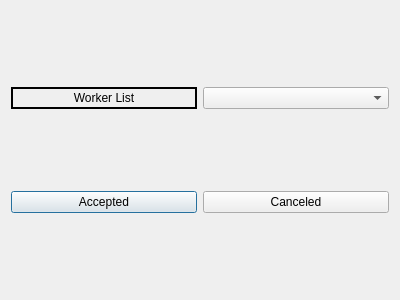
<?xml version="1.0" encoding="UTF-8"?>
<ui version="4.0">
 <class>ShiftRemovalDialog</class>
 <widget class="QDialog" name="ShiftRemovalDialog">
  <property name="geometry">
   <rect>
    <x>0</x>
    <y>0</y>
    <width>400</width>
    <height>300</height>
   </rect>
  </property>
  <property name="windowTitle">
   <string>ShiftRemovalDialog</string>
  </property>
  <layout class="QGridLayout" name="gridLayout">
   <item row="0" column="2">
    <widget class="QComboBox" name="WorkerListsComboBox"/>
   </item>
   <item row="0" column="1">
    <widget class="QLabel" name="WorkerListsLabel">
     <property name="frameShape">
      <enum>QFrame::Box</enum>
     </property>
     <property name="lineWidth">
      <number>2</number>
     </property>
     <property name="text">
      <string>Worker List</string>
     </property>
     <property name="alignment">
      <set>Qt::AlignCenter</set>
     </property>
    </widget>
   </item>
   <item row="1" column="1">
    <widget class="QPushButton" name="AcceptedButton">
     <property name="text">
      <string>Accepted</string>
     </property>
    </widget>
   </item>
   <item row="1" column="2">
    <widget class="QPushButton" name="CanceledButton">
     <property name="text">
      <string>Canceled</string>
     </property>
    </widget>
   </item>
  </layout>
 </widget>
 <resources/>
 <connections>
  <connection>
   <sender>AcceptedButton</sender>
   <signal>clicked()</signal>
   <receiver>ShiftRemovalDialog</receiver>
   <slot>updateWizardData()</slot>
   <hints>
    <hint type="sourcelabel">
     <x>101</x>
     <y>204</y>
    </hint>
    <hint type="destinationlabel">
     <x>199</x>
     <y>149</y>
    </hint>
   </hints>
  </connection>
  <connection>
   <sender>CanceledButton</sender>
   <signal>clicked()</signal>
   <receiver>ShiftRemovalDialog</receiver>
   <slot>close()</slot>
   <hints>
    <hint type="sourcelabel">
     <x>298</x>
     <y>204</y>
    </hint>
    <hint type="destinationlabel">
     <x>199</x>
     <y>149</y>
    </hint>
   </hints>
  </connection>
  <connection>
   <sender>AcceptedButton</sender>
   <signal>clicked()</signal>
   <receiver>ShiftRemovalDialog</receiver>
   <slot>accept()</slot>
   <hints>
    <hint type="sourcelabel">
     <x>101</x>
     <y>204</y>
    </hint>
    <hint type="destinationlabel">
     <x>199</x>
     <y>149</y>
    </hint>
   </hints>
  </connection>
 </connections>
 <slots>
  <slot>updateWizardData()</slot>
 </slots>
</ui>
